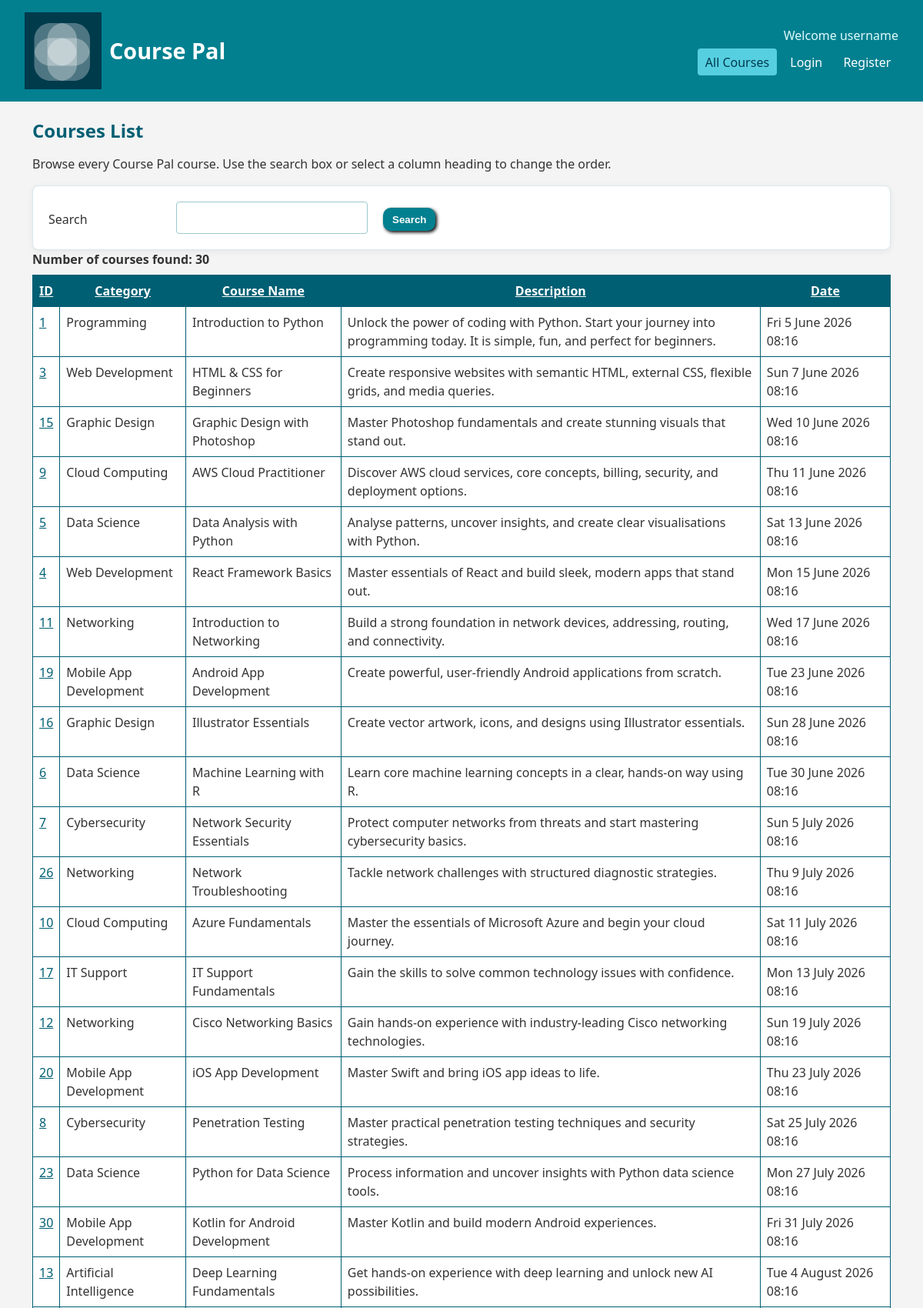
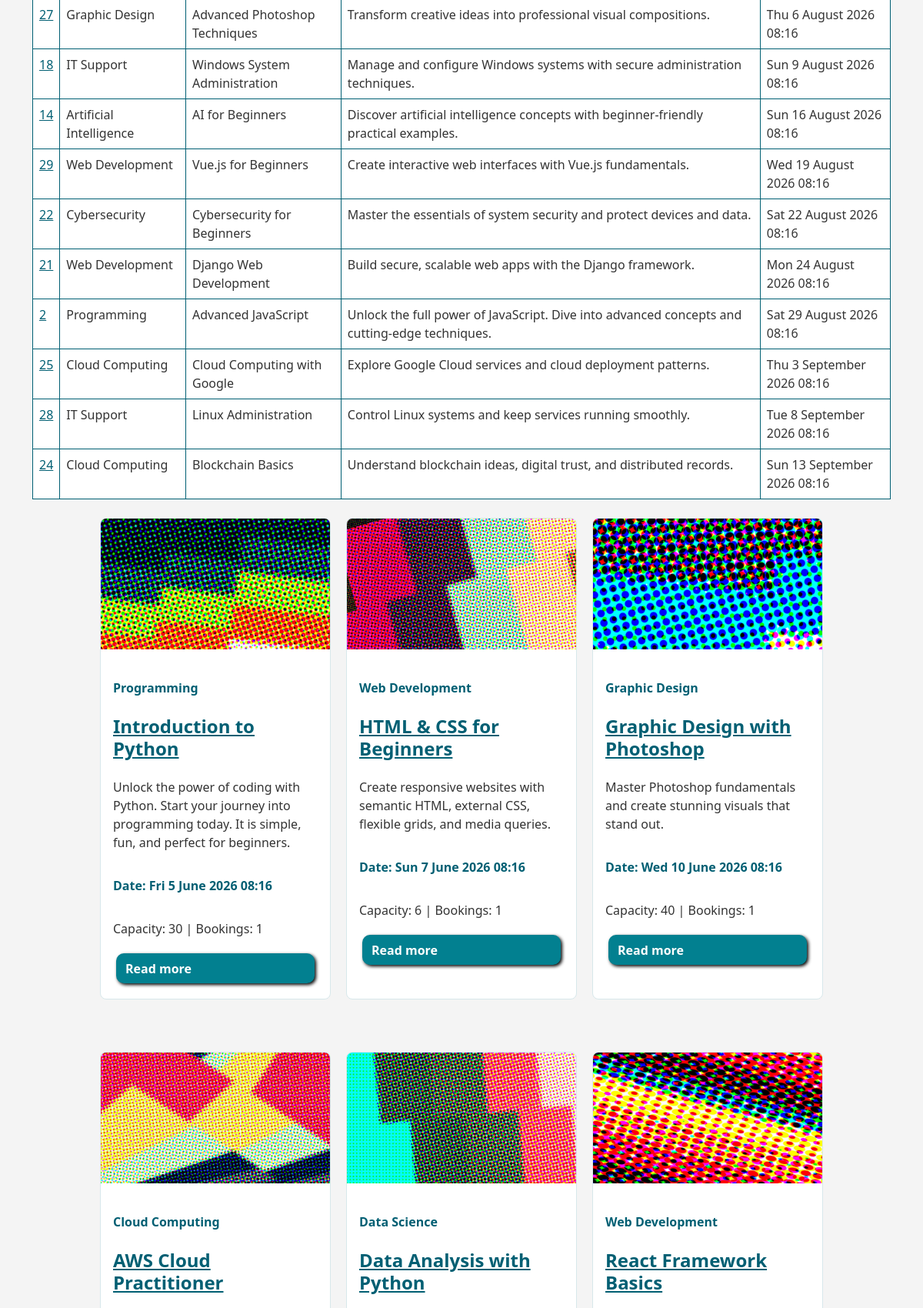
/courses.php (upper part), run on the app's committed database (2 pictures, top to bottom).
### tables this page shows
CREATE TABLE courses (
  course_id INT NOT NULL AUTO_INCREMENT,
  name VARCHAR(150) NOT NULL,
  description MEDIUMTEXT NOT NULL,
  category_id INT NOT NULL,
  capacity INT NOT NULL,
  date DATETIME NOT NULL,
  course_image TEXT NOT NULL,
  PRIMARY KEY (course_id),
  CONSTRAINT fk_courses_category FOREIGN KEY (category_id) REFERENCES categories(category_id),
  CONSTRAINT check_course_capacity CHECK (capacity > 0)
);

CREATE TABLE categories (
  category_id INT NOT NULL AUTO_INCREMENT,
  category_name VARCHAR(100) NOT NULL,
  category_description VARCHAR(255) NOT NULL,
  category_colour VARCHAR(255) NOT NULL,
  PRIMARY KEY (category_id),
  UNIQUE KEY unique_category_name (category_name)
);

### includes/connectdb.php (called while the page is built, shortened)
<?php
function e(string|int|null $value): string
{
    return htmlspecialchars((string) $value, ENT_QUOTES, 'UTF-8');
}
function format_course_date(?string $date): string
{
    return (new DateTime($date))->format('D j F Y H:i');
}
?>

### courses.php (the view, shortened to what this page needs)
<?php
require 'includes/connectdb.php';
$search = trim($_GET['search'] ?? '');
$allowedColumns = [
    'course_id' => 'courses.course_id',
    'category_name' => 'categories.category_name',
    'name' => 'courses.name',
    'description' => 'courses.description',
    'date' => 'courses.date',
];
$order = $_GET['order'] ?? 'date';
$sortOrder = $allowedColumns[$order] ?? 'courses.date';
$courses = [];
if ($pdo) {
    $sql = 'SELECT courses.*, categories.category_name,
                   (SELECT COUNT(bookings.booking_id) FROM bookings WHERE bookings.course_id = courses.course_id) AS total_bookings
            FROM courses
            INNER JOIN categories ON courses.category_id = categories.category_id';
    $params = [];
    $sql .= " ORDER BY {$sortOrder}";
    $statement = $pdo->prepare($sql);
    $statement->execute($params);
    $courses = $statement->fetchAll();
}
function sort_link(string $label, string $order, string $search): string
{
    $query = http_build_query(array_filter(['order' => $order, 'search' => $search], fn($value) => $value !== ''));
    return '<a href="courses.php?' . e($query) . '">' . e($label) . '</a>';
}
require 'includes/header.php';
?>
<section>
  <h1>Courses List</h1>
  <p>Browse every Course Pal course. Use the search box or select a column heading to change the order.</p>
  <form class="searchbox panel" method="get" action="courses.php">
    <label for="search">Search</label>
    <input id="search" type="text" name="search" value="<?php echo e($search); ?>">
    <button class="btn" type="submit">Search</button>
  </form>
  <table class="course-table">
    <caption>Number of courses found: <?php echo e(count($courses)); ?></caption>
    <tr>
      <th><?php echo sort_link('ID', 'course_id', $search); ?></th>
      <th><?php echo sort_link('Category', 'category_name', $search); ?></th>
      <th><?php echo sort_link('Course Name', 'name', $search); ?></th>
      <th><?php echo sort_link('Description', 'description', $search); ?></th>
      <th><?php echo sort_link('Date', 'date', $search); ?></th>
    </tr>
    <?php foreach ($courses as $course): ?>
      <tr>
        <td><a href="course.php?id=<?php echo e($course['course_id']); ?>"><?php echo e($course['course_id']); ?></a></td>
        <td><?php echo e($course['category_name']); ?></td>
        <td><?php echo e($course['name']); ?></td>
        <td><?php echo e($course['description']); ?></td>
        <td><?php echo e(format_course_date($course['date'])); ?></td>
      </tr>
    <?php endforeach; ?>
  </table>
  <div class="course-grid">
    <?php foreach ($courses as $course): ?>
      <article class="course-card">
        <a href="course.php?id=<?php echo e($course['course_id']); ?>">
          <img src="uploads/<?php echo e($course['course_image']); ?>" alt="<?php echo e($course['name']); ?> course image">
        </a>
        <div class="course-card-body">
          <p class="tag"><?php echo e($course['category_name']); ?></p>
          <h2><a href="course.php?id=<?php echo e($course['course_id']); ?>"><?php echo e($course['name']); ?></a></h2>
          <p><?php echo e($course['description']); ?></p>
          <p class="course_date">Date: <?php echo e(format_course_date($course['date'])); ?></p>
          <p>Capacity: <?php echo e($course['capacity']); ?> | Bookings: <?php echo e($course['total_bookings']); ?></p>
          <a class="btn" href="course.php?id=<?php echo e($course['course_id']); ?>">Read more</a>
        </div>
      </article>
    <?php endforeach; ?>
  </div>
</section>
<?php require 'includes/footer.php'; ?>

### css/styles.css (style rules this page uses)
* { box-sizing: border-box; }
body { margin: 0; font-family: 'Segoe UI', Arial, sans-serif; background-color: #f4f4f4; color: #333; line-height: 1.5; }
section, article, aside { margin: 1.5rem 0; }
section { padding: 0 1rem; }
a { color: #005f73; }
h1, h2, h3, h4, h5, h6 { color: #005f73; margin: 0.5rem 0; line-height: 1.2; }
.panel { background: white; border: 1px solid #d7e8eb; border-radius: 8px; padding: 1.25rem; box-shadow: 0 2px 8px rgba(0, 0, 0, 0.06); }
.layout, .homelayout, .section-heading, .buttons, .searchbox, .login-form { display: flex; gap: 1rem; }
label { display: inline-flex; margin: 0.4rem 0; width: 150px; }
input, textarea, select { background: #fff; border: 1px solid #9cc7ce; border-radius: 4px; display: inline-block; font: inherit; margin-bottom: 1rem; max-width: 100%; padding: 0.5rem; }
.login-form, .searchbox { align-items: flex-end; flex-wrap: wrap; }
.searchbox input { margin-bottom: 0; }
table { background: white; border-collapse: collapse; width: 100%; }
caption { font-weight: bold; margin-bottom: 0.5rem; text-align: left; }
td, th { border: 1px solid #005f73; padding: 0.5rem; vertical-align: top; }
th { background-color: #005f73; color: white; }
th a { color: white; }
.course-grid { display: grid; gap: 1.25rem; grid-template-columns: repeat(auto-fit, minmax(260px, 300px)); justify-content: center; }
.course-card { background: white; border: 1px solid #d7e8eb; border-radius: 8px; display: flex; flex-direction: column; overflow: hidden; }
.course-card img { height: 170px; object-fit: cover; width: 100%; }
.course-card-body { display: flex; flex: 1; flex-direction: column; padding: 1rem; }
.tag, .course_date { color: #005f73; font-weight: bold; }
.btn { background-color: #028090; border: 0; border-radius: 10px; box-shadow: black 2px 2px 4px; color: white; cursor: pointer; display: inline-block; font-weight: bold; margin: 0.25rem; padding: 0.45rem 0.75rem; text-decoration: none; }

### data on the page
courses: course_id "1", category.category_name "Programming", name "Introduction to Python", description "Unlock the power of coding with Python. Start your journey into programming today. It is simple, fun, and perfect for beginners.", date "Fri 5 June 2026 08:16", course_image (picture), capacity "30", total_bookings "1"
courses: course_id "3", category.category_name "Web Development", name "HTML & CSS for Beginners", description "Create responsive websites with semantic HTML, external CSS, flexible grids, and media queries.", date "Sun 7 June 2026 08:16", course_image (picture), capacity "6", total_bookings "1"
courses: course_id "15", category.category_name "Graphic Design", name "Graphic Design with Photoshop", description "Master Photoshop fundamentals and create stunning visuals that stand out.", date "Wed 10 June 2026 08:16", course_image (picture), capacity "40", total_bookings "1"
courses: course_id "9", category.category_name "Cloud Computing", name "AWS Cloud Practitioner", description "Discover AWS cloud services, core concepts, billing, security, and deployment options.", date "Thu 11 June 2026 08:16", course_image (picture)
courses: course_id "5", category.category_name "Data Science", name "Data Analysis with Python", description "Analyse patterns, uncover insights, and create clear visualisations with Python.", date "Sat 13 June 2026 08:16", course_image (picture)
courses: course_id "4", category.category_name "Web Development", name "React Framework Basics", description "Master essentials of React and build sleek, modern apps that stand out.", date "Mon 15 June 2026 08:16", course_image (picture)
courses: course_id "11", category.category_name "Networking", name "Introduction to Networking", description "Build a strong foundation in network devices, addressing, routing, and connectivity.", date "Wed 17 June 2026 08:16"
courses: course_id "19", category.category_name "Mobile App Development", name "Android App Development", description "Create powerful, user-friendly Android applications from scratch.", date "Tue 23 June 2026 08:16"
courses: course_id "16", category.category_name "Graphic Design", name "Illustrator Essentials", description "Create vector artwork, icons, and designs using Illustrator essentials.", date "Sun 28 June 2026 08:16"
courses: course_id "6", category.category_name "Data Science", name "Machine Learning with R", description "Learn core machine learning concepts in a clear, hands-on way using R.", date "Tue 30 June 2026 08:16"
courses: course_id "7", category.category_name "Cybersecurity", name "Network Security Essentials", description "Protect computer networks from threats and start mastering cybersecurity basics.", date "Sun 5 July 2026 08:16"
courses: course_id "26", category.category_name "Networking", name "Network Troubleshooting", description "Tackle network challenges with structured diagnostic strategies.", date "Thu 9 July 2026 08:16"
courses: course_id "10", category.category_name "Cloud Computing", name "Azure Fundamentals", description "Master the essentials of Microsoft Azure and begin your cloud journey.", date "Sat 11 July 2026 08:16"
courses: course_id "17", category.category_name "IT Support", name "IT Support Fundamentals", description "Gain the skills to solve common technology issues with confidence.", date "Mon 13 July 2026 08:16"
courses: course_id "12", category.category_name "Networking", name "Cisco Networking Basics", description "Gain hands-on experience with industry-leading Cisco networking technologies.", date "Sun 19 July 2026 08:16"
courses: course_id "20", category.category_name "Mobile App Development", name "iOS App Development", description "Master Swift and bring iOS app ideas to life.", date "Thu 23 July 2026 08:16"
courses: course_id "8", category.category_name "Cybersecurity", name "Penetration Testing", description "Master practical penetration testing techniques and security strategies.", date "Sat 25 July 2026 08:16"
courses: course_id "23", category.category_name "Data Science", name "Python for Data Science", description "Process information and uncover insights with Python data science tools.", date "Mon 27 July 2026 08:16"
courses: course_id "30", category.category_name "Mobile App Development", name "Kotlin for Android Development", description "Master Kotlin and build modern Android experiences.", date "Fri 31 July 2026 08:16"
courses: course_id "13", category.category_name "Artificial Intelligence", name "Deep Learning Fundamentals", description "Get hands-on experience with deep learning and unlock new AI possibilities.", date "Tue 4 August 2026 08:16"
courses: course_id "27", category.category_name "Graphic Design", name "Advanced Photoshop Techniques", description "Transform creative ideas into professional visual compositions.", date "Thu 6 August 2026 08:16"
courses: course_id "18", category.category_name "IT Support", name "Windows System Administration", description "Manage and configure Windows systems with secure administration techniques.", date "Sun 9 August 2026 08:16"
courses: course_id "14", category.category_name "Artificial Intelligence", name "AI for Beginners", description "Discover artificial intelligence concepts with beginner-friendly practical examples.", date "Sun 16 August 2026 08:16"
courses: course_id "29", category.category_name "Web Development", name "Vue.js for Beginners", description "Create interactive web interfaces with Vue.js fundamentals.", date "Wed 19 August 2026 08:16"
courses: course_id "22", category.category_name "Cybersecurity", name "Cybersecurity for Beginners", description "Master the essentials of system security and protect devices and data.", date "Sat 22 August 2026 08:16"
courses: course_id "21", category.category_name "Web Development", name "Django Web Development", description "Build secure, scalable web apps with the Django framework.", date "Mon 24 August 2026 08:16"
courses: course_id "2", category.category_name "Programming", name "Advanced JavaScript", description "Unlock the full power of JavaScript. Dive into advanced concepts and cutting-edge techniques.", date "Sat 29 August 2026 08:16"
courses: course_id "25", category.category_name "Cloud Computing", name "Cloud Computing with Google", description "Explore Google Cloud services and cloud deployment patterns.", date "Thu 3 September 2026 08:16"
courses: course_id "28", category.category_name "IT Support", name "Linux Administration", description "Control Linux systems and keep services running smoothly.", date "Tue 8 September 2026 08:16"
courses: course_id "24", category.category_name "Cloud Computing", name "Blockchain Basics", description "Understand blockchain ideas, digital trust, and distributed records.", date "Sun 13 September 2026 08:16"

### other printed values
$welcomeName "username"
count($courses) "30"
$label "ID Category Course Name Description Date"
